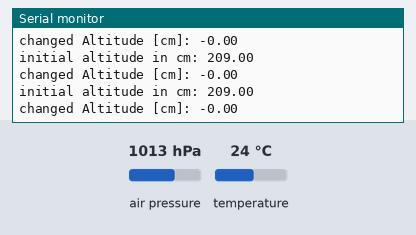
Bench run of a sketch on a simulated Arduino Uno, built with avr-gcc and run on an emulated ATmega328P. On the bench: the last lines printed to the serial monitor. Wiring (inferred from the names in the program): BMP280 pressure sensor at I2C address 0x76. Inputs (shaded band) come from the test bench; at power-on: air pressure 1013 hPa, temperature 24 °C.

Above: at 2.2 s.
2.3 s: air pressure set to 952 hPa
At 2.47 s:
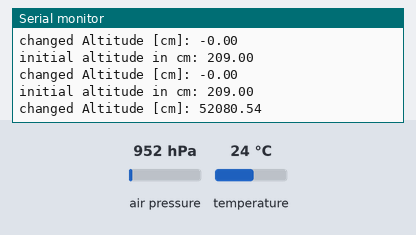
3.8 s: temperature set to 12 °C
At 3.89 s:
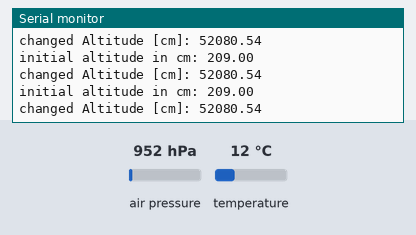
5.3 s: air pressure set to 975 hPa
At 5.32 s:
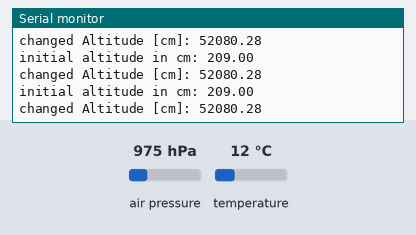
Timing chart, 0 to 8.3 s (numbered marks = the images above; inputs shaded):
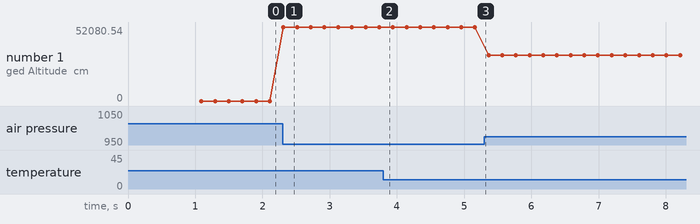

The sketch:

phuc_bmp280.ino
```cpp
// i dont know why but the compensation formula of BMP280 in 32 bit fixed point doesnt work,
// -> use double precision floating point instead
/*
VCC - 3.3V
GND - GND
SDA - A4
SCL - A5

*/
#include <Wire.h>
uint16_t dig_T1, dig_P1;
int16_t  dig_T2, dig_T3, dig_P2, dig_P3, dig_P4, dig_P5;
int16_t  dig_P6, dig_P7, dig_P8, dig_P9;
float AltitudeBarometer, AltitudeBarometerStartUp;
int RateCalibrationNumber;
double pressure, T,ppress_msb,ppress_lsb, ppress_xlsb, padc_T,padc_P ;
void barometer_signals(void){
  Wire.beginTransmission(0x76);
  Wire.write(0xF7);
  Wire.endTransmission();
  // get raw data from sensor
  Wire.requestFrom(0x76,6);
  // read from memory map 4.2 i n datasheet
  uint32_t press_msb = Wire.read();
  ppress_msb = press_msb;
  uint32_t press_lsb = Wire.read();
  ppress_lsb = press_lsb;
  uint32_t press_xlsb = Wire.read();
  ppress_xlsb = press_xlsb;
  uint32_t temp_msb = Wire.read();
  uint32_t temp_lsb = Wire.read();
  uint32_t temp_xlsb = Wire.read();
  // get raw pressure and temperature 4.3.6
  uint32_t adc_P = (press_msb << 12) | (press_lsb << 4) | (press_xlsb >>4) ;
  padc_P = adc_P;
  uint32_t adc_T = (temp_msb << 12) | (temp_lsb << 4) | (temp_xlsb >>4);
  padc_T = adc_T;
  // fine resolustion temperature, copy from datasheet page 46, using 32 bit
  // int32_t var1, var2;
  // int32_t t_fine;
  // var1 = ((((adc_T >> 3) - ((int32_t )dig_T1 <<1)))* ((int32_t )dig_T2)) >> 11;
  // var2 = (((((adc_T >> 4) - ((int32_t )dig_T1)) * ((adc_T>>4) - ((int32_t )dig_T1)))>> 12) * ((int32_t )dig_T3)) >> 14;
  // int32_t t_fine = var1 + var2;
  // tempe = ((t_fine * 5 + 128) >> 8) / 100;
  // calibrated pressure, copy from datasheet page 46
  // uint32_t p;
  // var1 = (((int32_t )t_fine)>>1) - (int32_t )64000;
  // var2 = (((var1>>2) * (var1>>2)) >> 11) * ((int32_t )dig_P6);
  // var2 = var2 + ((var1*((int32_t )dig_P5)) <<1);
  // var2 = (var2>>2)+(((int32_t )dig_P4)<<16);
  // var1 = (((dig_P3 * (((var1>>2)*(var1>>2)) >> 13))>>3)+((((int32_t )dig_P2) * var1)>>1))>>18;
  // var1 = ((((32768+var1))*((int32_t )dig_P1)) >>15);
  // if (var1 == 0) {
  //   p=0; // avoid exception caused by division by zero
  // }
  // p = (((uint32_t )(((int32_t ))-adc_P)-(var2>>12)))*3125;
  // if(p<0x80000000){
  //   p = (p << 1) / ((uint32_t ) var1);
  // } else {
  //   p = (p / (uint32_t )var1) * 2;
  // }
  // var1 = (((int32_t )dig_P9) * ((int32_t ) (((p>>3) * (p>>3))>>13)))>>12;
  // var2 = (((int32_t )(p>>2)) * ((int32_t )dig_P8))>>13;
  // p = (uint32_t)((int32_t )p + ((var1 + var2+ dig_P7) >> 4));
  //calibrate temperature using double
  double var1, var2;
  int32_t t_fine;
  var1 = (((double)adc_T)/16384.0 - ((double)dig_T1)/1024.0) * ((double)dig_T2);
  var2 = ((((double)adc_T)/131072.0 - ((double)dig_T1)/8192.0) *
  (((double)adc_T)/131072.0 - ((double) dig_T1)/8192.0)) * ((double)dig_T3);
  t_fine = (int32_t)(var1 + var2);
  T = (var1 + var2) / 5120.0;
  //calibrate pressure
  double p;
  var1 = ((double)t_fine/2.0) - 64000.0;
  var2 = var1 * var1 * ((double)dig_P6) / 32768.0;
  var2 = var2 + var1 * ((double)dig_P5) * 2.0;
  var2 = (var2/4.0)+(((double)dig_P4) * 65536.0);
  var1 = (((double)dig_P3) * var1 * var1 / 524288.0 + ((double)dig_P2) * var1) / 524288.0;
  var1 = (1.0 + var1 / 32768.0)*((double)dig_P1);
  if (var1 == 0.0)
  {
  return 0; // avoid exception caused by division by zero
  }
  p = 1048576.0 - (double)adc_P;
  p = (p - (var2 / 4096.0)) * 6250.0 / var1;
  var1 = ((double)dig_P9) * p * p / 2147483648.0;
  var2 = p * ((double)dig_P8) / 32768.0;
  p = p + (var1 + var2 + ((double)dig_P7)) / 16.0;
  // calculate altitude:
  pressure=(double)p/100; // presure in hPa
  AltitudeBarometer=44330*(1-pow(pressure /1013.25, 1/5.255))*100;
}
void setup() {
  Serial.begin(115200);
  // pinMode(13, OUTPUT);
  // digitalWrite(13, HIGH);
  // Wire.setClock(400000);
  Wire.begin();
  delay(250);
  Wire.beginTransmission(0x76);
  // config resolution for indoor navigation(x2 over sampling teperature+ x16 over sampling pressure +normal mode)
  Wire.write(0xF4);
  Wire.write(0x57);
  Wire.endTransmission();
  Wire.beginTransmission(0x76);
  //config  set IIR filter coefficient to x16
  Wire.write(0xF5);
  Wire.write(0x14);
  Wire.endTransmission();
  uint8_t data[24], i=0;
  Wire.beginTransmission(0x76);
  Wire.write(0x88);
  Wire.endTransmission();
  Wire.requestFrom(0x76,24);
  while(Wire.available()){
    data[i] = Wire.read();
    i++;
  }
  // get calibration data for sensor(manifacturer set these parameter) 3.11.2
  dig_T1 = (data[1] << 8) | data[0];
  dig_T2 = (data[3] << 8) | data[2];
  dig_T3 = (data[5] << 8) | data[4];
  dig_P1 = (data[7] << 8) | data[6];
  dig_P2 = (data[9] << 8) | data[8];
  dig_P3 = (data[11]<< 8) | data[10];
  dig_P4 = (data[13]<< 8) | data[12];
  dig_P5 = (data[15]<< 8) | data[14];
  dig_P6 = (data[17]<< 8) | data[16];
  dig_P7 = (data[19]<< 8) | data[18];
  dig_P8 = (data[21]<< 8) | data[20];
  dig_P9 = (data[23]<< 8) | data[22];
  delay(250);
  AltitudeBarometerStartUp = 0;
  for (RateCalibrationNumber=0; RateCalibrationNumber<200; RateCalibrationNumber ++) {
    barometer_signals();
    AltitudeBarometerStartUp+=AltitudeBarometer;
    delay(1);
  }
  AltitudeBarometerStartUp/=200;
}
void loop() {
  barometer_signals();
  Serial.print("initial altitude in cm: ");
  Serial.println(AltitudeBarometerStartUp);
  AltitudeBarometer-=AltitudeBarometerStartUp;
  Serial.print("changed Altitude [cm]: ");
  Serial.println(AltitudeBarometer);
  delay(200);
}
```

Measured:
- after the input at 2.3 s, the serial monitor: prints a new line at once (image 1)
- plotted number 1: 0 → 52080.54 after the input at 2.3 s, 52080.54 → 52080.28 after the input at 3.8 s, 52080.28 → 32134.28 after the input at 5.3 s
